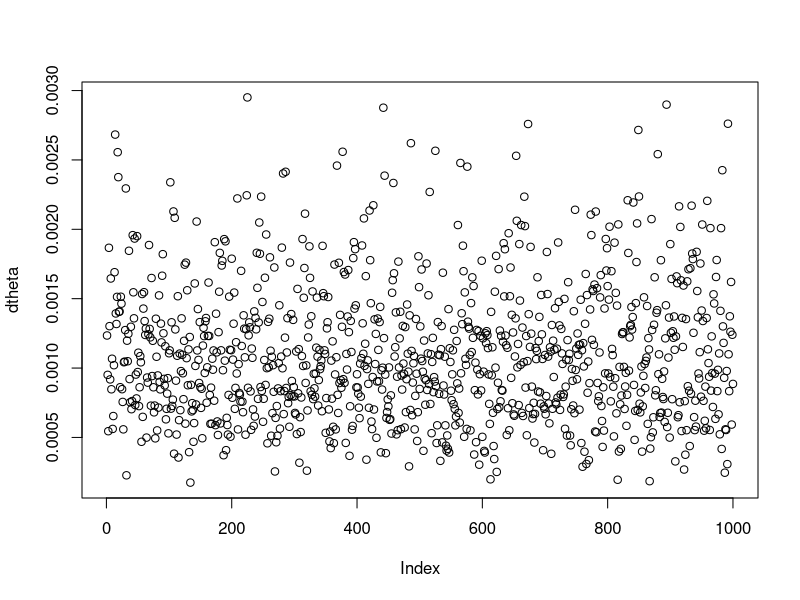
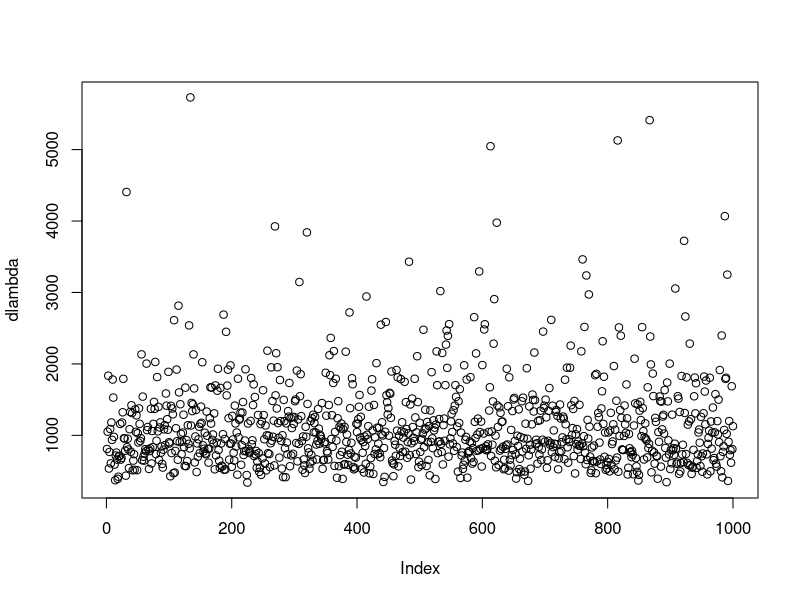
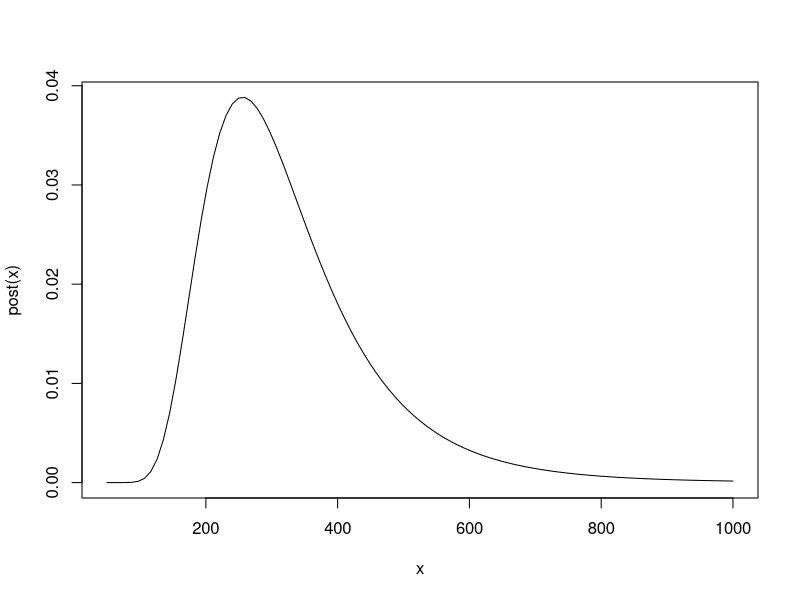

R code for these plots, in order: (Note: this script raises an error after producing the figures.)
rm(list=ls())
##################3.2
s=751+594+1213+1126+819
n=5
dtheta=rgamma(1000, shape = n, rate = s)
plot(dtheta)
###############
dlambda=1/dtheta
plot(dlambda)
############
mean(dlambda>1000)
##############3.8
LIKE = function(lambda) pexp(100,1/lambda)^3*dexp(100,1/lambda)*
  (pexp(300,1/lambda)-pexp(100,1/lambda))^3*
  dexp(300,1/lambda)*(1-pexp(300,1/lambda))^4

post <- function(lambda) {
  post1=LIKE(lambda) / lambda
  post2=post1/sum(post1)
  return( post2)
}
######
curve(post,from=50,to=1000)
############
mu=sum(x*post(x))
var=(sum((x-mu)^2*post(x)))^0.5
var2=(sum(x^2*post(x))-mu^2)^0.5
mu
var
var2
#################
sum(post(x)[x>300&x<500])




